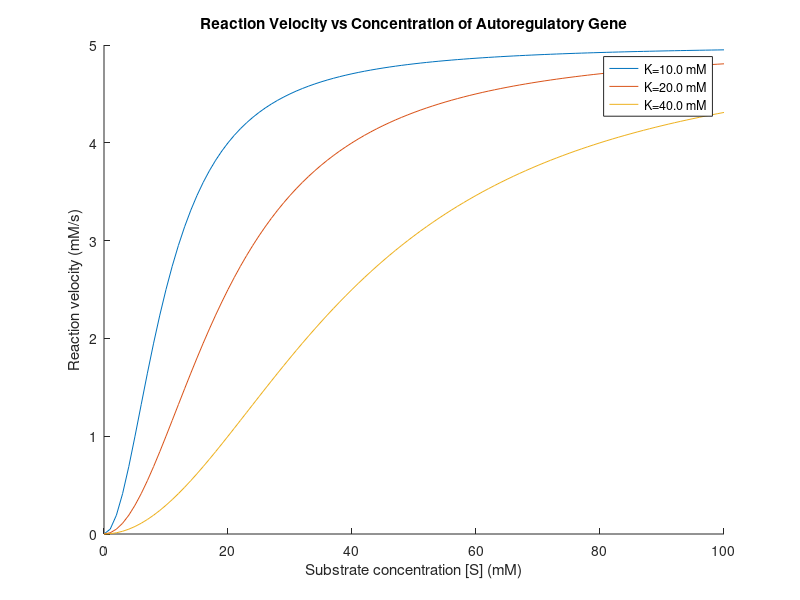

The MATLAB source for this figure:
close
n = 100;
s = (0 : 1 : n);
h = 2;
vMax = 5.0; % 5.0 mM/s
k = [10.0, 20.0, 40.0]; % 20.0 mM
y = zeros(3, n); % 3 x 100 array
for i = 1 : length(k)
    for j = 1 : length(s)
        sh = s(j) .^ h;
        y(i, j) = (vMax * sh) / (k(i) .^ h + sh);
        fprintf("y(%d, %d): %d\n", i, j, y(i, j));
    end
end
for i = 1 : size(y, 1)
  hold on
  p=plot(s, y(i, :));
  hold off
end
title("Reaction Velocity vs Concentration of Autoregulatory Gene");
xlabel("Substrate concentration [S] (mM)");
ylabel("Reaction velocity (mM/s)");
legend("K=10.0 mM", "K=20.0 mM", "K=40.0 mM");
saveas(p, "Ex1Part2.png");    
    
    